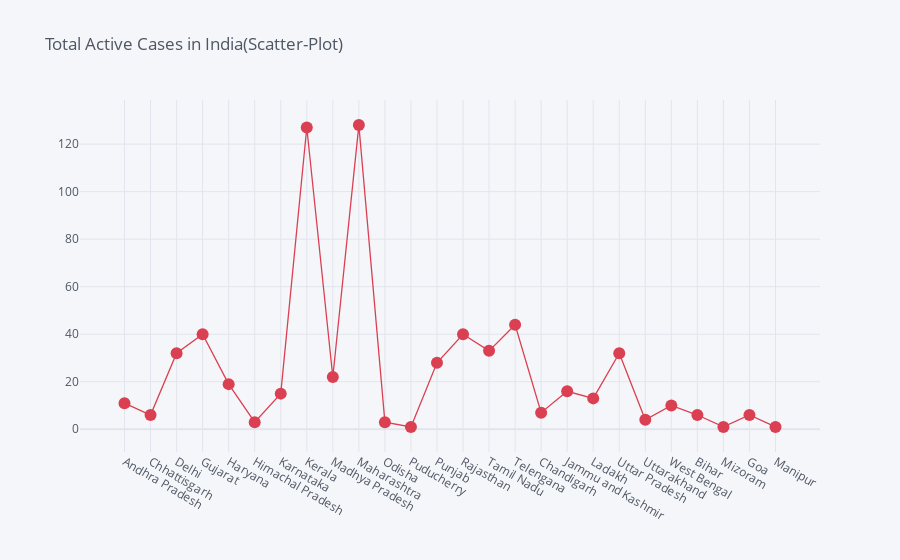

Notebook code cell kept with this figure:
### Code cell
df.iplot(kind='scatter',x='Name of State',y='Total Active Cases',mode='markers+lines',title='Total Active Cases in India(Scatter-Plot)',color="red")

### Figure 1 — Plotly figure (JSON) as saved in the notebook; plotly's stock layout.template omitted (floating-point values rounded to 4 significant figures)
{"data": [{"line": {"color": "rgba(219, 64, 82, 1.0)", "dash": "solid", "shape": "linear", "width": 1.3}, "marker": {"size": 12, "symbol": "circle"}, "mode": "markers+lines", "name": "Total Active Cases", "text": "", "type": "scatter", "x": ["Andhra Pradesh", "Chhattisgarh", "Delhi", "Gujarat", "Haryana", "Himachal Pradesh", "Karnataka", "Kerala", "Madhya Pradesh", "Maharashtra", "Odisha", "Puducherry", "Punjab", "Rajasthan", "Tamil Nadu", "Telengana", "Chandigarh", "Jammu and Kashmir", "Ladakh", "Uttar Pradesh", "Uttarakhand", "West Bengal", "Bihar", "Mizoram", "Goa", "Manipur"], "y": [11, 6, 32, 40, 19, 3, 15, 127, 22, 128, 3, 1, 28, 40, 33, 44, 7, 16, 13, 32, 4, 10, 6, 1, 6, 1]}], "layout": {"legend": {"bgcolor": "#F5F6F9", "font": {"color": "#4D5663"}}, "paper_bgcolor": "#F5F6F9", "plot_bgcolor": "#F5F6F9", "title": {"font": {"color": "#4D5663"}, "text": "Total Active Cases in India(Scatter-Plot)"}, "xaxis": {"gridcolor": "#E1E5ED", "showgrid": true, "tickfont": {"color": "#4D5663"}, "title": {"font": {"color": "#4D5663"}, "text": ""}, "zerolinecolor": "#E1E5ED"}, "yaxis": {"gridcolor": "#E1E5ED", "showgrid": true, "tickfont": {"color": "#4D5663"}, "title": {"font": {"color": "#4D5663"}, "text": ""}, "zerolinecolor": "#E1E5ED"}}}
